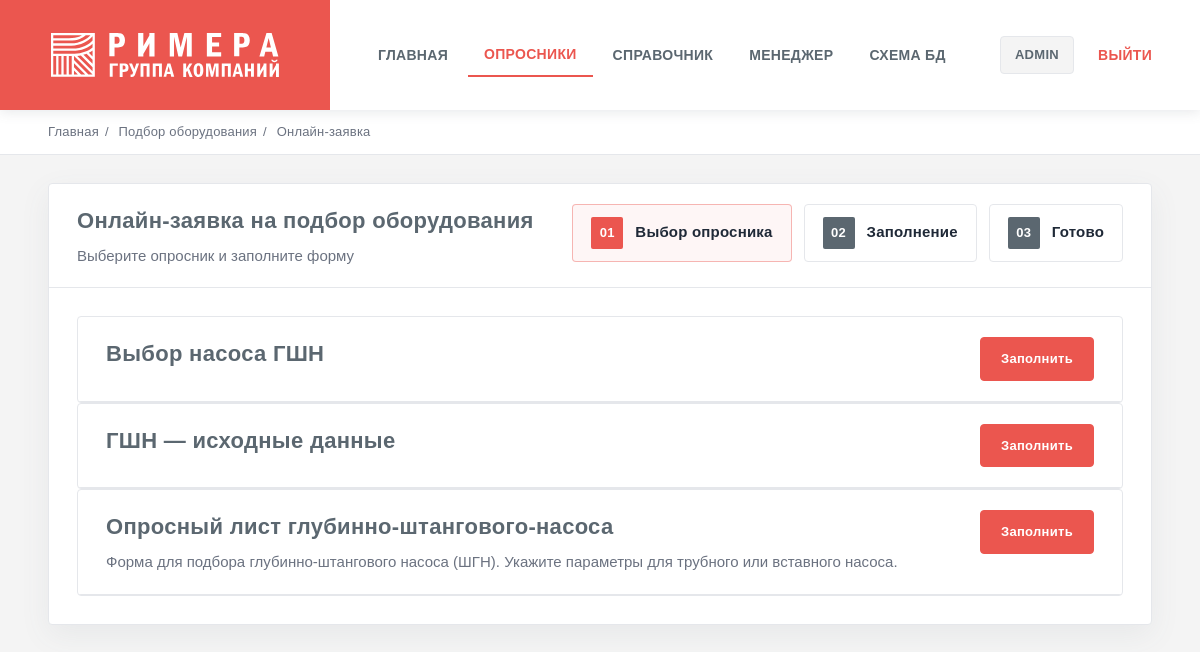
The app's page /q/ (signed in), older data.
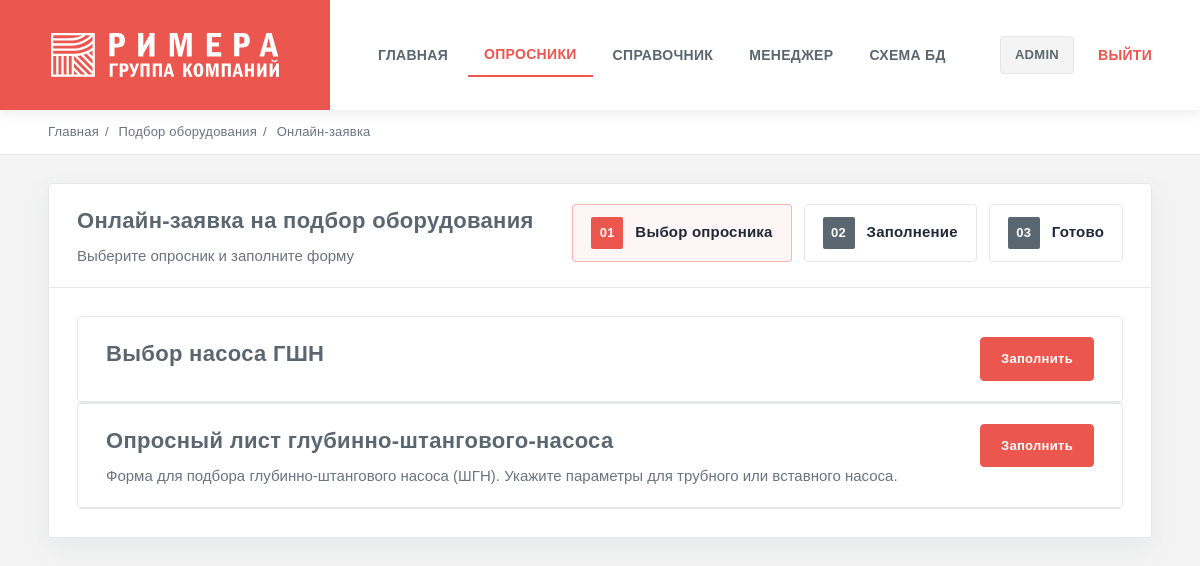
The same page, newer data.
### questionnaires/models.py (models this page shows, shortened)
class Questionnaire(models.Model):
    slug = models.SlugField(unique=True)
    title = models.CharField(max_length=200)
    description = models.TextField(blank=True)
    is_active = models.BooleanField(default=True)

### questionnaires/views.py (the view)
# urls.py: path("", views.questionnaire_list, name="questionnaire_list"),
@login_required
def questionnaire_list(request):
    items = Questionnaire.objects.filter(is_active=True).order_by("title")
    return render(request, "questionnaires/list.html", {"items": items})

### templates/questionnaires/list.html (shortened to what this page needs)
{% extends "base.html" %}
{% block crumbs %}
  <div class="crumbs">
    <a href="/">Главная</a><span class="sep">/</span>
    <span>Подбор оборудования</span><span class="sep">/</span>
    <span>Онлайн-заявка</span>
  </div>
{% endblock %}
{% block content %}
  <div class="card">
    <div class="card-head">
      <div>
        <h1 class="card-title">Онлайн-заявка на подбор оборудования</h1>
        <div class="card-sub">Выберите опросник и заполните форму</div>
      </div>
      <div class="stepper">
        <div class="step active"><span class="num">01</span> Выбор опросника</div>
        <div class="step"><span class="num">02</span> Заполнение</div>
        <div class="step"><span class="num">03</span> Готово</div>
      </div>
    </div>
    <div class="card-body">
      <div class="grid">
        {% for q in items %}
          <div class="card" style="margin-top:0; box-shadow:none;">
            <div class="card-head">
              <div>
                <h2 class="card-title">{{ q.title }}</h2>
                <div class="card-sub">{{ q.description }}</div>
              </div>
              <a class="btn primary" href="{% url 'start_questionnaire' slug=q.slug %}">Заполнить</a>
            </div>
          </div>
        {% endfor %}
      </div>
    </div>
  </div>
{% endblock %}

Row changes from the older to the newer data that the page shows:
removed Questionnaire: title "ГШН — исходные данные"
